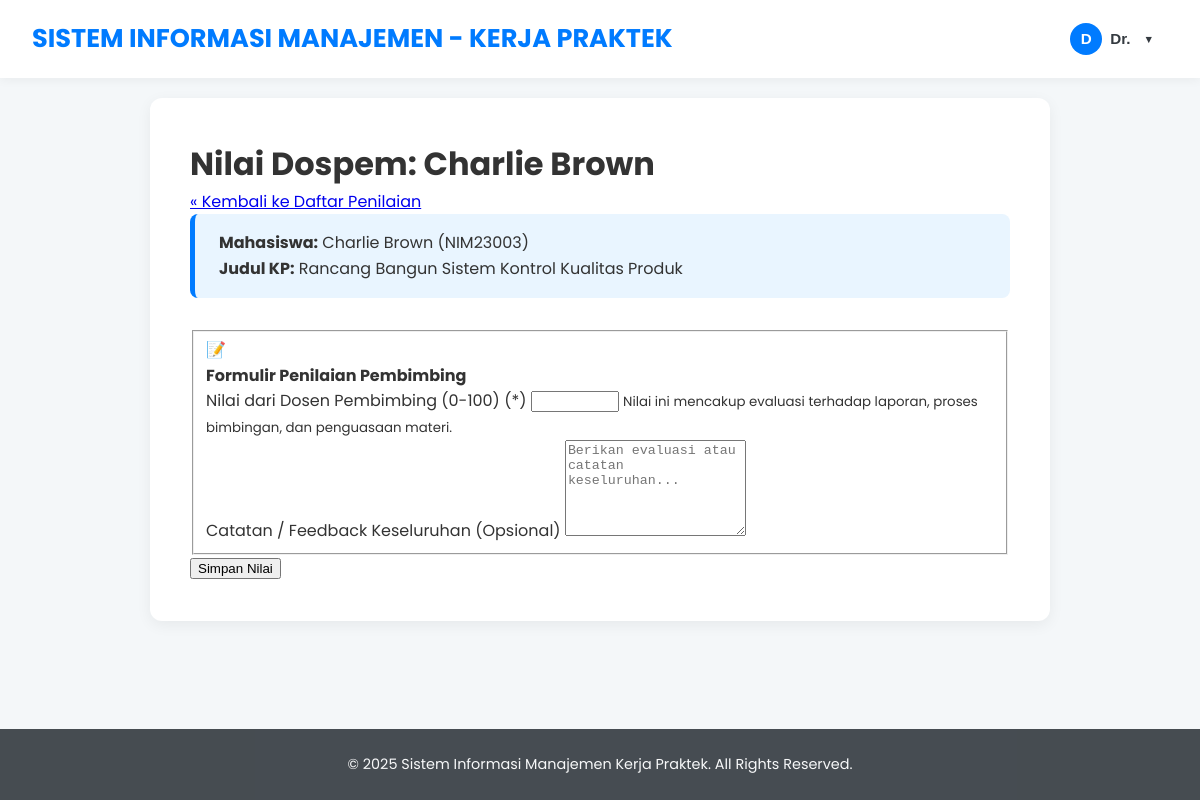
The page /dosen/nilai_input_form.php?id_pengajuan=3 (signed in) on the database its author committed.
### tables this page shows
CREATE TABLE `pengajuan_kp` (
  `id_pengajuan` int NOT NULL,
  `nim` varchar(15) NOT NULL,
  `id_perusahaan` int DEFAULT NULL,
  `judul_kp` varchar(255) DEFAULT NULL,
  `deskripsi_kp` text,
  `tanggal_pengajuan` date NOT NULL,
  `tanggal_mulai_rencana` date DEFAULT NULL,
  `tanggal_selesai_rencana` date DEFAULT NULL,
  `status_pengajuan` enum('draft','diajukan_mahasiswa','diverifikasi_dospem','disetujui_dospem','ditolak_dospem','menunggu_konfirmasi_perusahaan','diterima_perusahaan','ditolak_perusahaan','penentuan_dospem_kp','kp_berjalan','selesai_pelaksanaan','laporan_disetujui','selesai_dinilai','dibatalkan') DEFAULT 'draft',
  `nip_dosen_pembimbing_kp` varchar(20) DEFAULT NULL,
  `catatan_admin` text,
  `catatan_dosen` text,
  `surat_pengantar_path` varchar(255) DEFAULT NULL,
  `surat_balasan_perusahaan_path` varchar(255) DEFAULT NULL,
  `created_at` timestamp NOT NULL DEFAULT CURRENT_TIMESTAMP,
  `updated_at` timestamp NOT NULL DEFAULT CURRENT_TIMESTAMP ON UPDATE CURRENT_TIMESTAMP
);

CREATE TABLE `mahasiswa` (
  `nim` varchar(15) NOT NULL,
  `password` varchar(100) NOT NULL,
  `nama` varchar(100) NOT NULL,
  `email` varchar(100) NOT NULL,
  `no_hp` varchar(20) DEFAULT NULL,
  `prodi` varchar(50) DEFAULT NULL,
  `angkatan` int DEFAULT NULL,
  `ipk` decimal(3,2) DEFAULT '0.00',
  `sks_lulus` int DEFAULT '0',
  `status_akun` enum('pending_verification','active','suspended') DEFAULT 'pending_verification',
  `created_at` timestamp NOT NULL DEFAULT CURRENT_TIMESTAMP,
  `updated_at` timestamp NOT NULL DEFAULT CURRENT_TIMESTAMP ON UPDATE CURRENT_TIMESTAMP
);

### dosen/nilai_input_form.php (the view, shortened to what this page needs)
<?php
$nip_dosen_login = $_SESSION['user_id'];
$id_pengajuan_url = null;
$pengajuan_info = null;
$nilai_kp_entry = null;
$error_message = '';
if (isset($_GET['id_pengajuan']) && filter_var($_GET['id_pengajuan'], FILTER_VALIDATE_INT)) {
    $id_pengajuan_url = (int)$_GET['id_pengajuan'];
} else {
    $error_message = "ID Pengajuan tidak valid.";
}
require_once '../config/db_connect.php';
function getPengajuanAndNilaiDataForDospem($conn_db, $pengajuan_id, $nip_dosen, &$out_error_message) {
    $data = ['pengajuan' => null, 'nilai_kp' => null];
    $sql_pengajuan = "SELECT pk.id_pengajuan, pk.judul_kp, m.nim, m.nama AS nama_mahasiswa FROM pengajuan_kp pk JOIN mahasiswa m ON pk.nim = m.nim WHERE pk.id_pengajuan = ? AND pk.nip_dosen_pembimbing_kp = ?";
    $stmt_pengajuan = $conn_db->prepare($sql_pengajuan);
    if ($stmt_pengajuan) {
        $stmt_pengajuan->bind_param("is", $pengajuan_id, $nip_dosen);
        $stmt_pengajuan->execute();
        $result_pengajuan = $stmt_pengajuan->get_result();
        if ($result_pengajuan->num_rows === 1) {
            $data['pengajuan'] = $result_pengajuan->fetch_assoc();
            $sql_nilai = "SELECT id_nilai, nilai_dosen_pembimbing, catatan_dosen_pembimbing FROM nilai_kp WHERE id_pengajuan = ?";
            $stmt_nilai = $conn_db->prepare($sql_nilai);
            if ($stmt_nilai) {
                $stmt_nilai->bind_param("i", $pengajuan_id);
                $stmt_nilai->execute();
                $result_nilai = $stmt_nilai->get_result();
            }
        } else {
            $out_error_message = "Pengajuan KP tidak ditemukan atau Anda bukan Dosen Pembimbingnya.";
        }
    }
    return $data;
}
if (empty($error_message)) {
    $fetched_data = getPengajuanAndNilaiDataForDospem($conn, $id_pengajuan_url, $nip_dosen_login, $error_message);
    if (!empty($fetched_data['pengajuan'])) {
        $pengajuan_info = $fetched_data['pengajuan'];
        $nilai_kp_entry = $fetched_data['nilai_kp'];
    }
}
if ($pengajuan_info) {
    $page_title = "Nilai Dospem: " . htmlspecialchars($pengajuan_info['nama_mahasiswa']);
}
require_once '../includes/header.php';
?>
<div class="main-content-full">
    <div class="form-container-modern">
        <div class="form-header">
            <h1><?php echo htmlspecialchars($page_title); ?></h1>
            <a href="nilai_input_list.php" class="btn btn-secondary">&laquo; Kembali ke Daftar Penilaian</a>
        </div>
        <?php if ($pengajuan_info): ?>
            <div class="info-section">
                <p><strong>Mahasiswa:</strong> <?php echo htmlspecialchars($pengajuan_info['nama_mahasiswa'] . ' (' . $pengajuan_info['nim'] . ')'); ?></p>
                <p><strong>Judul KP:</strong> <?php echo htmlspecialchars($pengajuan_info['judul_kp']); ?></p>
            </div>
            <form action="nilai_input_form.php?id_pengajuan=<?php echo $id_pengajuan_url; ?>" method="POST" class="modern-form">
                <fieldset>
                    <div class="fieldset-header">
                        <span class="fieldset-number">📝</span>
                        <h4>Formulir Penilaian Pembimbing</h4>
                    </div>
                    <div class="form-group">
                        <label for="nilai_dosen_pembimbing">Nilai dari Dosen Pembimbing (0-100) (*)</label>
                        <input type="number" id="nilai_dosen_pembimbing" name="nilai_dosen_pembimbing" class="form-control"
                               min="0" max="100" step="0.01"
                               value="<?php echo htmlspecialchars($nilai_kp_entry['nilai_dosen_pembimbing'] ?? ''); ?>" required>
                        <small>Nilai ini mencakup evaluasi terhadap laporan, proses bimbingan, dan penguasaan materi.</small>
                    </div>
                    <div class="form-group">
                        <label for="catatan_dosen_pembimbing">Catatan / Feedback Keseluruhan (Opsional)</label>
                        <textarea id="catatan_dosen_pembimbing" name="catatan_dosen_pembimbing" class="form-control" rows="6" placeholder="Berikan evaluasi atau catatan keseluruhan..."></textarea>
                    </div>
                </fieldset>
                <div class="form-actions">
                    <button type="submit" name="submit_nilai_dospem" class="btn btn-primary btn-submit">Simpan Nilai</button>
                </div>
            </form>
        <?php elseif(empty($error_message)): ?>
            <div class="message info"><p>Memuat data untuk penilaian...</p></div>
        <?php endif; ?>
    </div>
</div>
<?php
require_once '../includes/footer.php';
?>

### includes/header.php (style rules this page uses)
:root { --primary-color: #007BFF; --primary-hover: #0056b3; --secondary-color: #6c757d; --dark-color: #343a40; --light-color: #f8f9fa; --background-color: #f4f7f9; --text-color: #333; --border-color: #dee2e6; --card-shadow: 0 4px 15px rgba(0,0,0,0.06); --border-radius: 12px; }
* { box-sizing: border-box; }
body, h1, h2, h3, h4, h5, h6, p, ul, ol { margin: 0; padding: 0; }
body { font-family: 'Poppins', sans-serif; line-height: 1.6; background-color: var(--background-color); color: var(--text-color); display: flex; flex-direction: column; min-height: 100vh; }

### dosen/nilai_input_form.php (style rules this page uses)
.form-container-modern { max-width: 900px; margin: 20px auto; background: #fff; padding: 2.5rem; border-radius: var(--border-radius); box-shadow: var(--card-shadow); }
.info-section { background-color: #e9f5ff; border-left: 5px solid var(--primary-color); padding: 1rem 1.5rem; margin-bottom: 2rem; border-radius: 8px; }

### rows shown on the page
pengajuan_kp: nim.nama "Nilai Dospem: Charlie Brown", nim.nim "Charlie Brown (NIM23003)", judul_kp "Rancang Bangun Sistem Kontrol Kualitas Produk"

### other values the page prints
substr($user_nama, 0, 1) "D"
explode(' ', $user_nama)[0] "Dr."
